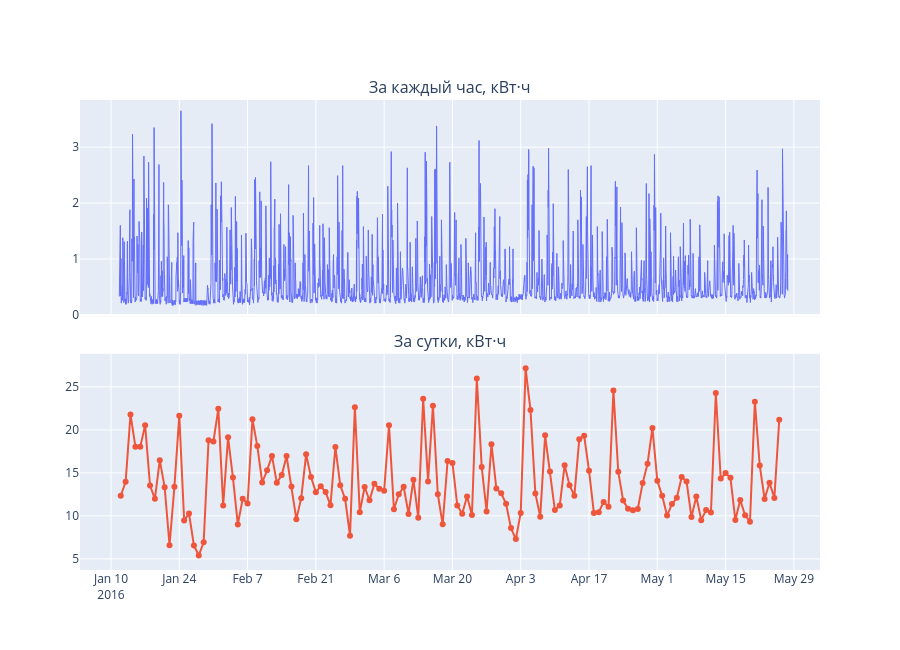

The notebook cell saved with this chart:
### Markdown cell above
**Выводы: будни и выходные**

- **Выходные отличаются от будней только тогда, когда люди дома вместо работы или учёбы:** с 9 до 16 ч медиана в выходные 80–100 против 65–80 в будни (в среднем 90 против 70).
- **В выходные утро начинается позже, а вечер заканчивается позже:** в 7 ч в выходные ещё ночной фон (50, в будни уже 60), а в 21–23 ч потребление на 10 Wh выше, чем в будни, — по выходным дольше спят и позже ложатся.
- **Ночь и вечерний пик от типа дня не зависят:** 0–6 ч и 17–20 ч линии совпадают.
- **По дням недели медианы за сутки почти одинаковые (60–70), но пиков больше в понедельник (15.2% записей выше 175), пятницу (14.6%) и субботу (12.9%)**, чем во вторник–четверг (8–9%). Понедельник и пятница по числу пиков ближе к выходным — возможно, это дни стирки, уборки или работы из дома; по этим данным причину не установить. На каждый день недели всего 19–20 дней, так что эти различия стоит считать предварительными.
- **Для модели:** флаг «выходной» полезен только вместе с часом суток (он меняет дневные и поздние вечерние часы), сам по себе он мало что даёт; отдельный признак «день недели» вряд ли нужен.

### Code cell
# Весь ряд: потребление за каждый час и за сутки (Wh → кВт·ч)
hourly_kwh = app.groupby(df['date'].dt.floor('h')).sum() / 1000
daily_kwh = (app.groupby(df['date'].dt.floor('D')).sum() / 1000).iloc[1:-1]

fig = make_subplots(rows=2, cols=1, shared_xaxes=True, vertical_spacing=0.08,
                    subplot_titles=['За каждый час, кВт·ч', 'За сутки, кВт·ч'])
fig.add_trace(go.Scatter(x=hourly_kwh.index, y=hourly_kwh, mode='lines', name='за час', line=dict(width=1)), row=1, col=1)
fig.add_trace(go.Scatter(x=daily_kwh.index, y=daily_kwh, mode='lines+markers', name='за сутки'), row=2, col=1)
fig.update_layout(height=650, showlegend=False)
fig.show()

### Figure 1 — Plotly figure (JSON) as saved in the notebook; plotly's stock layout.template omitted (floating-point values rounded to 4 significant figures; data arrays with more than 128 entries replaced by an {"elided": "..."} marker saying what was removed)
{"data": [{"line": {"width": 1}, "mode": "lines", "name": "за час", "type": "scatter", "x": {"elided": "3290 str values"}, "xaxis": "x", "y": {"elided": "3290 float values"}, "yaxis": "y"}, {"mode": "lines+markers", "name": "за сутки", "type": "scatter", "x": {"elided": "136 str values"}, "xaxis": "x2", "y": {"elided": "136 float values"}, "yaxis": "y2"}], "layout": {"annotations": [{"font": {"size": 16}, "showarrow": false, "text": "За каждый час, кВт·ч", "x": 0.5, "xanchor": "center", "xref": "paper", "y": 1, "yanchor": "bottom", "yref": "paper"}, {"font": {"size": 16}, "showarrow": false, "text": "За сутки, кВт·ч", "x": 0.5, "xanchor": "center", "xref": "paper", "y": 0.46, "yanchor": "bottom", "yref": "paper"}], "height": 650, "showlegend": false, "xaxis": {"anchor": "y", "domain": [0, 1], "matches": "x2", "showticklabels": false}, "xaxis2": {"anchor": "y2", "domain": [0, 1]}, "yaxis": {"anchor": "x", "domain": [0.54, 1]}, "yaxis2": {"anchor": "x2", "domain": [0, 0.46]}}}
